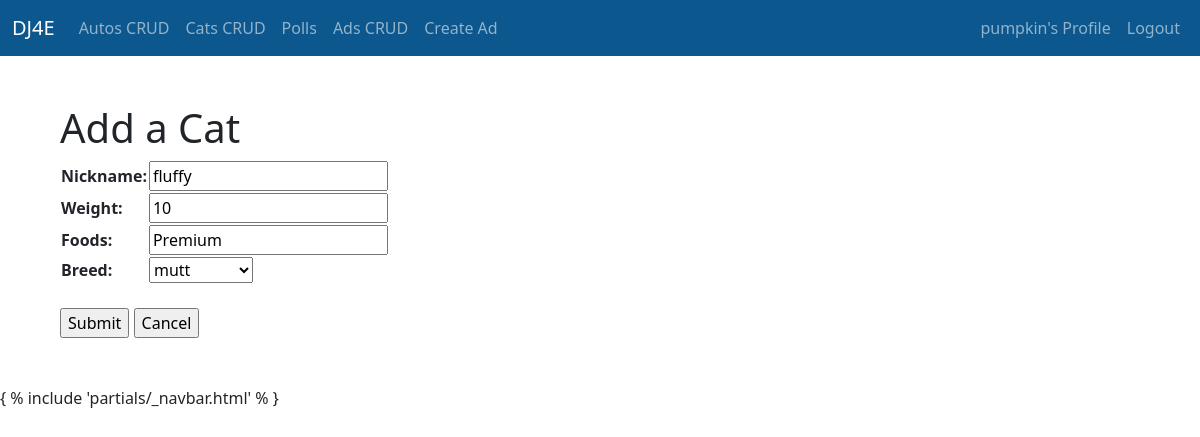
/cats/cat/1/update/ (signed in), run on the app's committed database.
### cats/models.py (models this page shows, shortened)
class Cat(models.Model):
    nickname = models.CharField(
        max_length=200,
        validators=[MinLengthValidator(2, "Nickname must be greater than 1 character")]
    )
    weight = models.PositiveIntegerField()
    foods = models.CharField(max_length=300)
    breed = models.ForeignKey(Breed, on_delete=models.CASCADE, null=False)

### cats/views.py (the view)
# urls.py: path('cat/<int:pk>/update/', views.CatUpdate.as_view(), name='cat_update'),
class CatUpdate(LoginRequiredMixin, UpdateView):
    model = Cat
    fields = '__all__'
    success_url = reverse_lazy('cats:cat_list')

### cats/models.py (called while the page is built)
    def __str__(self):
        return self.name

### home/context_processors.py (called while the page is built)
def settings(request):
    return {
        'settings': django_settings,
    }

### cats/templates/cats/cat_form.html (shortened to what this page needs)
{% extends "base_bootstrap.html" %}
{% block content %}
<h1>Add a Cat</h1>
  <form action="" method="post">
    <table>
    {{ form.as_table }}
    </table>
    <br>
    <input type="submit" value="Submit">
    <input type="submit" onclick="window.location='{% url 'cats:cat_list' %}' ; return false;" value="Cancel">
  </form>
{% endblock %}

### home/templates/partials/_navbar.html (shortened to what this page needs)
<nav class="navbar navbar-expand-lg navbar-dark" style="background-color:  #0c578d;">
    <div class="container-fluid">
      <a class="navbar-brand" href="#">DJ4E</a>
      <div class="collapse navbar-collapse" id="navbarSupportedContent">
          <ul class="navbar-nav me-auto mb-2 mb-lg-0">
            <li class="nav-item">
              <a class="nav-link {% if 'autos' == request.path %} active" style="color: red;" {% endif %} aria-current="page" href="{{ autos }}">Autos CRUD</a>
            </li>
            <li class="nav-item">
              <a class="nav-link" aria-current="page" href="{% url 'cats:cat_list' %}">Cats CRUD</a>
            </li>
            <li class="nav-item">
              <a class="nav-link" aria-current="page" href="{% url 'polls:index' %}">Polls</a>
            </li>
            <li class="nav-item">
              <a class="nav-link" aria-current="page" href="{% url 'ads:all' %}">Ads CRUD</a>
            </li>
            <li class="nav-item">
              <a class="nav-link" aria-current="page" href="{% url 'ads:ad_create' %}">Create Ad</a>
            </li>
          </ul>
        </div>
  <div class="nav navbar-nav navbar-right">
    {% if user.is_authenticated %}
      <a class="nav-item nav-link" href="#">{{user}}'s Profile</a>
      <a class="nav-item nav-link" href="#">Logout</a>
    {% else %}
      <a class="nav-item nav-link" href="{% url 'login' %}">Login</a>
      <a class="nav-item nav-link" href="{% url 'logout' %}">Register</a>
    {% endif %}
  </div>
      </div>
    </nav>

### data on the page
Cat: nickname "fluffy", weight "10", foods "Premium", breed "mutt"

### other printed values
{{ user }} "pumpkin"
